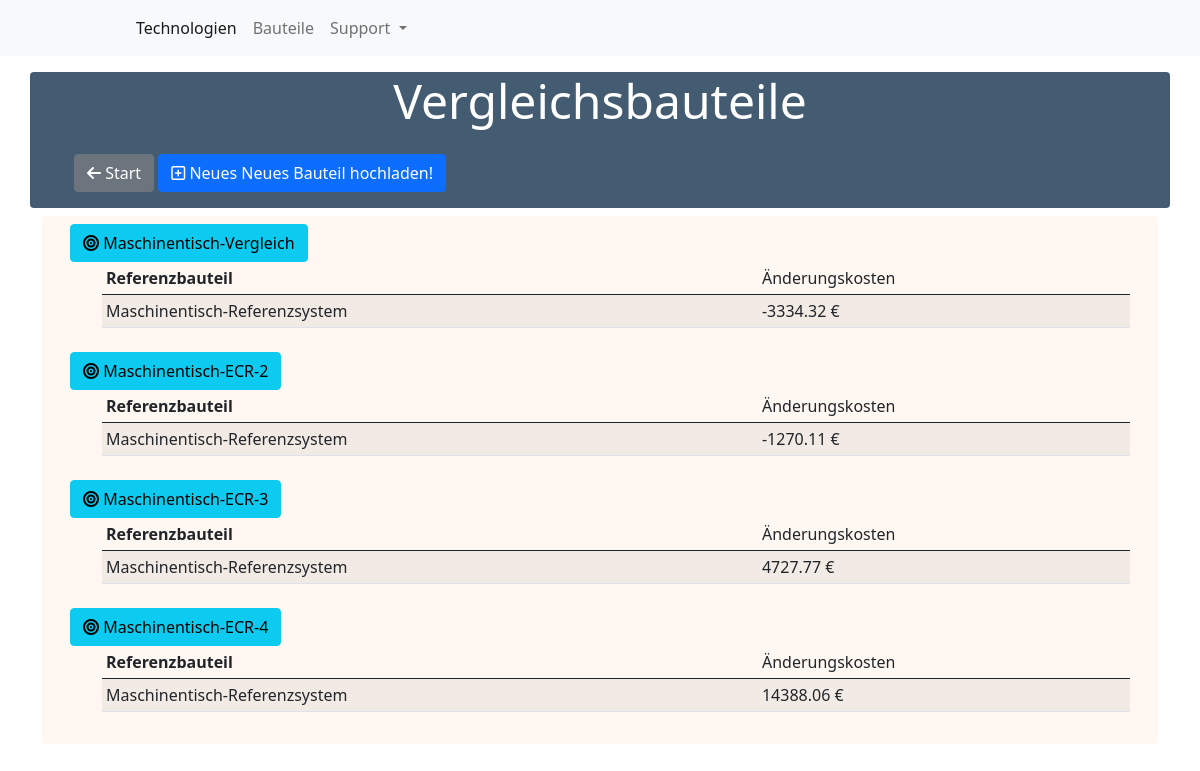
The page /items on the database as committed earlier.
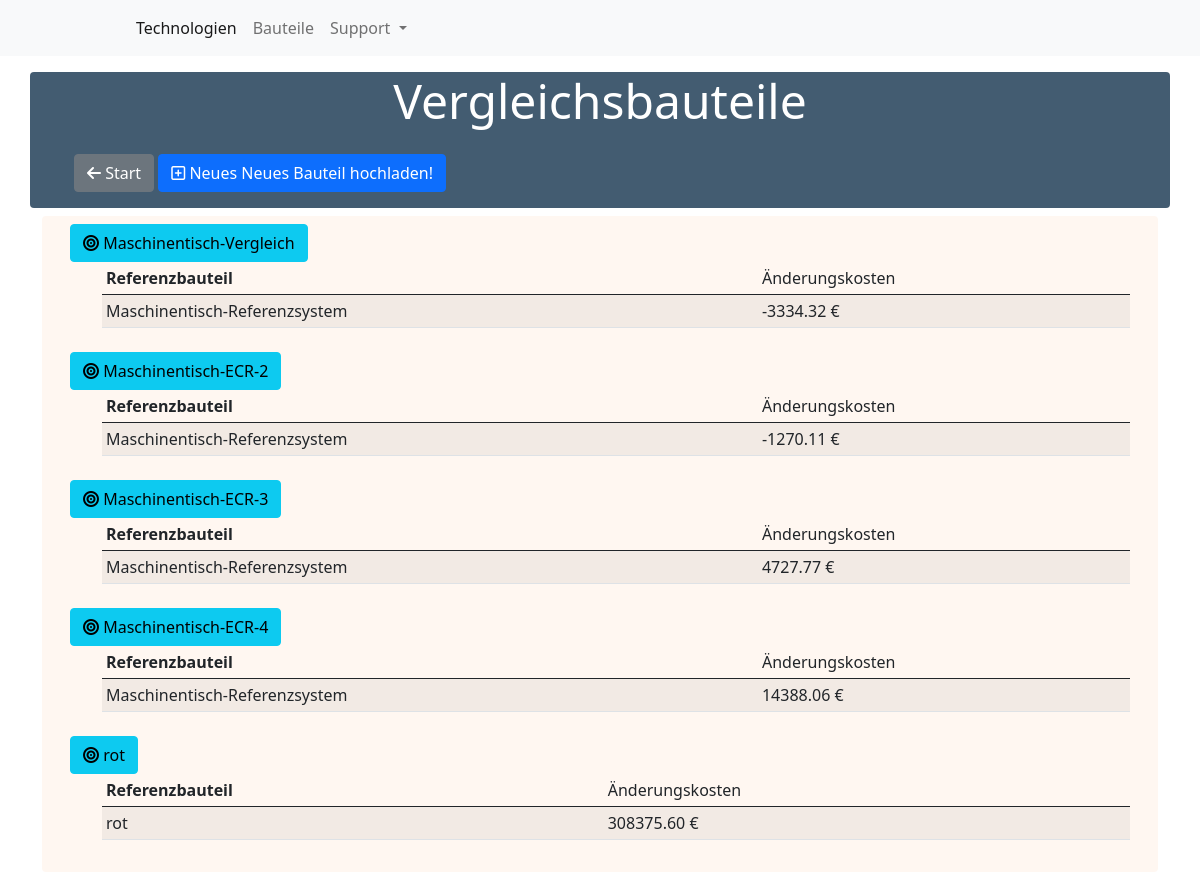
The same page on the database as committed later.
### main/models.py (models this page shows, shortened)
class Item(models.Model):
    name = CharField(max_length=255)
    reference = models.OneToOneField(
        ReferenceSystem,
        on_delete=models.CASCADE,
        null=True,
        blank=True)
    compare_reference = ForeignKey(
        ReferenceSystem,
        related_name='compare_reference',
        on_delete=models.CASCADE,
        null=True,
        blank=True)

class ReferenceSystem(models.Model):
    name = CharField(max_length=255)
    technologies = ManyToManyField(
        Tool, through='FctMembership')
    laufzeit_jahr = FloatField()
    betrachtungszeitraum = FloatField()
    produktpreis = FloatField()
    lohnnebenkostenanteil = FloatField()
    dichte = FloatField()
    kilopreis = FloatField()
    def __str__(self):
        return f"{self.name}"

class EcrCost(models.Model):
    G = FloatField()
    Kh = FloatField()
    npf = FloatField()
    Kma = FloatField()
    Krm = FloatField()
    item = ForeignKey(Item, on_delete=models.CASCADE)

### main/views.py (the view)
# urls.py: path('items', views.CustomerItems.as_view(), name='item-list'),
class CustomerItems(ListView):
    template_name = 'main/item/item_list.html'
    model = Item
    def get_queryset(self) -> QuerySet:
        return super().get_queryset().filter(reference=None)

### main/templates/main/item/item_list.html
{% extends "base.html" %}{% load static %}
{% block content %}
<div class="container mt-3">
  <div class="row">
    <div class="header mb-2">
      <p class='display-5 text-center'>
        Vergleichsbauteile
      </p>
      <ul>
        <a class=" w-20 btn btn-secondary mt-2" href="{% url 'index' %}"><i class="fas fa-arrow-left"></i>
          Start</a>
        <a class=" w-20 btn btn-primary mt-2" href="{% url 'item-create' %}"><i class="far fa-plus-square"></i> Neues
          Neues Bauteil
          hochladen!</a>
      </ul>
    </div>
  </div>
  <div class="container" style="background-color:rgb(255, 245, 238, 0.8) ;border-radius: 4px;
  color: rgba(21, 52, 78, 0.8);">
    <div class="row px-3 justify-content">
      <ul>
        {% for item in object_list %}
        <a class=" w-20 btn btn-info mt-2" href="{% url 'item-detail' pk=item.id %}"><i class="fas fa-bullseye"></i>
          {{item.name }}
        </a>
        <ul>
          <div class="table-responsive">
            <table class="table table-striped table-hover table-sm">
              <thead>
                <tr>
                  <th scope="col">Referenzbauteil</th>
                  <td scope="col">Änderungskosten</td>
                </tr>
              </thead>
              <tbody>
                <td>{{item.compare_reference}}</td>
                <td>{{item.ecrcost_set.last.G|floatformat:"2"}} €</td>
              </tbody>
            </table>
          </div>
        </ul>
        {% endfor %}
      </ul>
    </div>
  </div>
</div>
{% endblock %}

Rows that differ between the two databases and show on the page:
added Item: name "rot", compare_reference "rot", ecrcost_set.last.G "308375.60"
